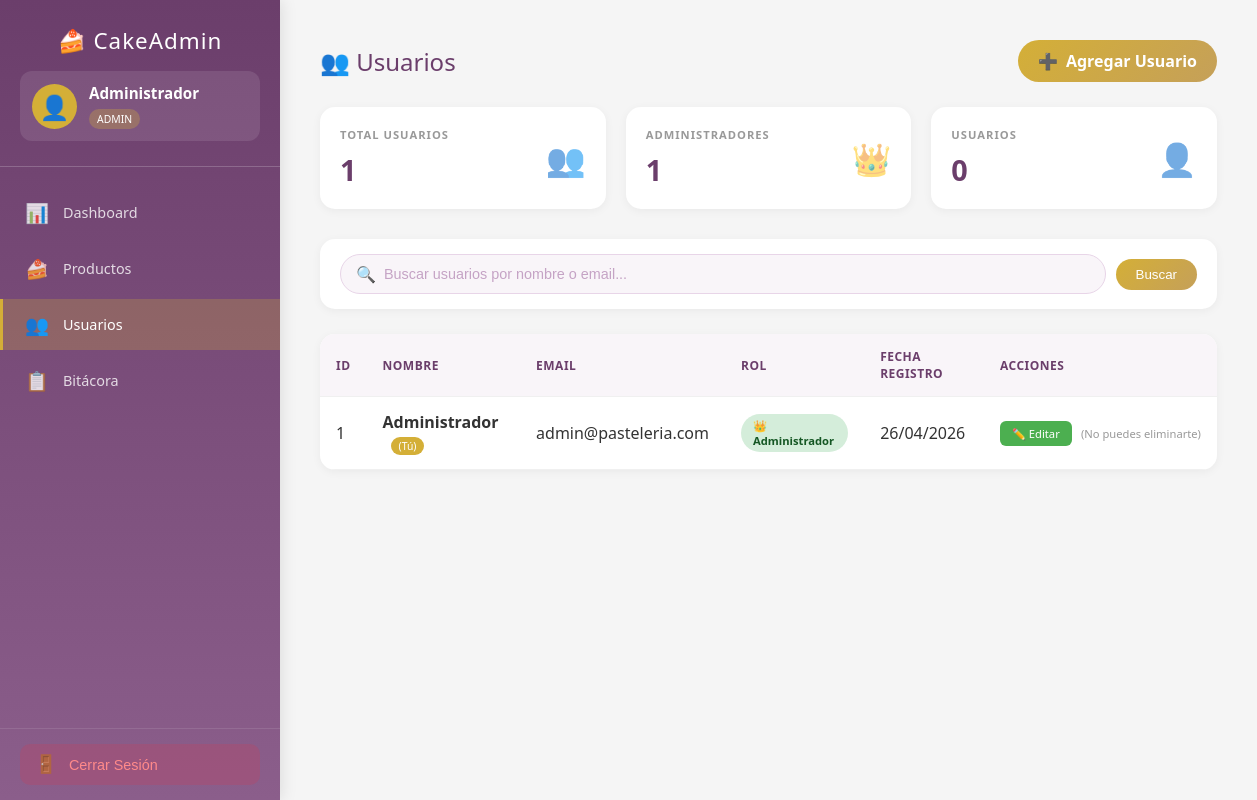
/src/pages/admin/usuarios_lista.php (signed in), run on the app's committed database.
### tables this page shows
CREATE TABLE IF NOT EXISTS usuarios (
    id INT AUTO_INCREMENT PRIMARY KEY,
    nombre VARCHAR(100) NOT NULL,
    email VARCHAR(100) UNIQUE NOT NULL,
    password VARCHAR(255) NOT NULL,
    rol ENUM('admin', 'usuario') DEFAULT 'usuario',
    created_at TIMESTAMP DEFAULT CURRENT_TIMESTAMP
);

### db/models/User.php (called while the page is built, shortened)
<?php
require_once __DIR__ . '/../config/database.php';
class User {
    private $conn;
    private $table = "usuarios";
    public function __construct() {
        $database = new Database();
        $this->conn = $database->getConnection();
    }
    public function getAll($search = '') {
        $query = "SELECT id, nombre, email, rol, created_at FROM " . $this->table;
        $query .= " ORDER BY id DESC";
        $stmt = $this->conn->prepare($query);
        $stmt->execute();
        return $stmt->fetchAll(PDO::FETCH_ASSOC);
    }
}
?>

### db/config/database.php (called while the page is built, shortened)
<?php
class Database {
    private $host = "localhost";
    private $db_name = "pasteleria";
    private $username = "root";
    private $password = "";
    public function getConnection() {
        $this->conn = null;
        try {
            $this->conn = new PDO("mysql:host=" . $this->host . ";dbname=" . $this->db_name,
                                  $this->username, $this->password);
            $this->conn->setAttribute(PDO::ATTR_ERRMODE, PDO::ERRMODE_EXCEPTION);
            $this->conn->exec("set names utf8");
            $this->conn->exec("SET time_zone = '-06:00'");
        } catch(PDOException $exception) {
            echo "Error de conexión: " . $exception->getMessage();
        }
        return $this->conn;
    }
}
?>

### src/pages/admin/usuarios_lista.php (the view, shortened to what this page needs)
<?php
require_once '../../../db/models/User.php';
$userModel = new User();
$search = isset($_GET['search']) ? $_GET['search'] : '';
$usuarios = $userModel->getAll($search);
$total = count($usuarios);
$admins = count(array_filter($usuarios, function($u) { return $u['rol'] == 'admin'; }));
$usuarios_normales = $total - $admins;
?>
<!DOCTYPE html>
<html lang="es">
<head>
    <link rel="stylesheet" href="../../../assets/css/sidebar.css">
    <link rel="stylesheet" href="../../../assets/css/dashboard.css">
    <link rel="stylesheet" href="../../../assets/css/usuarios.css">
</head>
<body>
    <div class="admin-layout">
        <?php include_once '../../components/sidebar.php'; ?>
        <main class="main-content">
            <div class="usuarios-container">
                <div class="page-header">
                    <h1>👥 Usuarios</h1>
                    <a href="usuarios.php" class="btn-add">
                        <span>➕</span> Agregar Usuario
                    </a>
                </div>
                <div class="stats-grid">
                    <div class="stat-card">
                        <div class="stat-info">
                            <h3>Total Usuarios</h3>
                            <div class="number"><?php echo $total; ?></div>
                        </div>
                        <div class="stat-icon">👥</div>
                    </div>
                    <div class="stat-card">
                        <div class="stat-info">
                            <h3>Administradores</h3>
                            <div class="number"><?php echo $admins; ?></div>
                        </div>
                        <div class="stat-icon">👑</div>
                    </div>
                    <div class="stat-card">
                        <div class="stat-info">
                            <h3>Usuarios</h3>
                            <div class="number"><?php echo $usuarios_normales; ?></div>
                        </div>
                        <div class="stat-icon">👤</div>
                    </div>
                </div>
                <div class="search-bar">
                    <div class="search-input-wrapper">
                        <span class="search-icon">🔍</span>
                        <input type="text" id="searchInput" placeholder="Buscar usuarios por nombre o email..." value="<?php echo htmlspecialchars($search); ?>">
                    </div>
                    <button onclick="buscarUsuarios()" class="btn-search">Buscar</button>
                </div>
                <div class="table-container">
                    <div class="table-responsive">
                        <table id="usuariosTable">
                            <thead>
                                <tr>
                                    <th>ID</th>
                                    <th>Nombre</th>
                                    <th>Email</th>
                                    <th>Rol</th>
                                    <th>Fecha Registro</th>
                                    <th>Acciones</th>
                                </tr>
                            </thead>
                            <tbody>
                                <?php if(count($usuarios) > 0): ?>
                                    <?php foreach($usuarios as $u): ?>
                                    <tr>
                                        <td><?php echo $u['id']; ?></td>
                                        <td>
                                            <strong><?php echo htmlspecialchars($u['nombre']); ?></strong>
                                            <?php if($u['id'] == $_SESSION['user_id']): ?>
                                                <span class="badge-actual">(Tú)</span>
                                            <?php endif; ?>
                                        </td>
                                        <td><?php echo htmlspecialchars($u['email']); ?></td>
                                        <td>
                                            <span class="badge-rol <?php echo $u['rol']; ?>">
                                                <?php echo $u['rol'] == 'admin' ? '👑 Administrador' : '👤 Usuario'; ?>
                                            </span>
                                        </td>
                                        <td><?php echo date('d/m/Y', strtotime($u['created_at'])); ?></td>
                                        <td class="acciones">
                                            <a href="usuarios.php?id=<?php echo $u['id']; ?>" class="btn-edit">✏️ Editar</a>
                                            <?php if($u['id'] != $_SESSION['user_id']): ?>
                                                <button class="btn-delete" onclick="eliminarUsuario(<?php echo $u['id']; ?>, '<?php echo htmlspecialchars($u['nombre']); ?>')">🗑️ Eliminar</button>
                                            <?php else: ?>
                                                <span class="text-muted">(No puedes eliminarte)</span>
                                            <?php endif; ?>
                                        </td>
                                    </tr>
                                    <?php endforeach; ?>
                                <?php else: ?>
                                    <tr>
                                        <td colspan="6" class="empty-row">No hay usuarios registrados</td>
                                    </tr>
                                <?php endif; ?>
                            </tbody>
                        </table>
                    </div>
                </div>
            </div>
        </main>
    </div>
</body>
</html>

### src/components/sidebar.php (shortened to what this page needs)
<?php
$current_page = basename($_SERVER['PHP_SELF']);
?>
<aside class="sidebar">
    <div class="sidebar-header">
        <h2>🍰 CakeAdmin</h2>
        <div class="user-info">
            <div class="user-avatar">👤</div>
            <div class="user-details">
                <span class="user-name"><?php echo htmlspecialchars($_SESSION['user_nombre']); ?></span>
                <span class="user-role-badge"><?php echo $_SESSION['user_rol']; ?></span>
            </div>
        </div>
    </div>
    <ul class="sidebar-menu">
        <li class="<?php echo $current_page == 'dashboard.php' ? 'active' : ''; ?>">
            <a href="dashboard.php">
                <span class="icon">📊</span>
                <span>Dashboard</span>
            </a>
        </li>
        <li class="<?php echo $current_page == 'productos.php' ? 'active' : ''; ?>">
            <a href="productos.php">
                <span class="icon">🍰</span>
                <span>Productos</span>
            </a>
        </li>
        <li class="<?php echo $current_page == 'usuarios_lista.php' || $current_page == 'usuarios.php' ? 'active' : ''; ?>">
            <a href="usuarios_lista.php">
                <span class="icon">👥</span>
                <span>Usuarios</span>
            </a>
        </li>
        <li class="<?php echo $current_page == 'bitacora.php' ? 'active' : ''; ?>">
            <a href="bitacora.php">
                <span class="icon">📋</span>
                <span>Bitácora</span>
            </a>
        </li>
    </ul>
    <div class="sidebar-footer">
        <button onclick="cerrarSesion()" class="sidebar-logout">
            <span class="icon">🚪</span>
            <span>Cerrar Sesión</span>
        </button>
    </div>
</aside>

### assets/css/sidebar.css (style rules this page uses)
.sidebar { width: 280px; background: linear-gradient(180deg, #6B3E6B 0%, #8B5E8B 100%); color: white; position: fixed; top: 0; left: 0; height: 100vh; overflow-y: auto; box-shadow: 2px 0 15px rgba(0,0,0,0.1); transition: transform 0.3s ease; z-index: 1000; display: flex; flex-direction: column; }
.sidebar-header { padding: 25px 20px; text-align: center; border-bottom: 1px solid rgba(255,255,255,0.2); }
.sidebar-header h2 { font-size: 1.4rem; margin-bottom: 15px; font-weight: 500; letter-spacing: 1px; }
.user-info { display: flex; align-items: center; gap: 12px; background: rgba(255,255,255,0.1); padding: 12px; border-radius: 12px; margin-top: 10px; }
.user-avatar { width: 45px; height: 45px; background: #D4AF37; border-radius: 50%; display: flex; align-items: center; justify-content: center; font-size: 1.5rem; color: #6B3E6B; }
.user-details { flex: 1; text-align: left; }
.user-name { display: block; font-size: 0.95rem; font-weight: 600; margin-bottom: 3px; }
.user-role-badge { display: inline-block; background: rgba(212, 175, 55, 0.3); padding: 3px 8px; border-radius: 15px; font-size: 0.65rem; font-weight: 500; text-transform: uppercase; }
.sidebar-menu { list-style: none; padding: 20px 0; margin: 0; flex: 1; }
.sidebar-menu li { margin-bottom: 5px; }
.sidebar-menu li a { display: flex; align-items: center; padding: 12px 20px; color: rgba(255,255,255,0.8); text-decoration: none; transition: all 0.3s ease; gap: 12px; font-size: 0.9rem; font-weight: 500; border-left: 3px solid transparent; }
.sidebar-menu li.active a { background: rgba(212, 175, 55, 0.25); color: white; border-left-color: #D4AF37; }
.sidebar-menu li a .icon { font-size: 1.2rem; width: 28px; text-align: center; }
.sidebar-footer { padding: 15px 20px; border-top: 1px solid rgba(255,255,255,0.1); margin-top: auto; }
.sidebar-logout { display: flex; align-items: center; gap: 12px; width: 100%; padding: 10px 15px; background: rgba(220, 53, 69, 0.2); color: #ff8a8a; border: none; border-radius: 10px; cursor: pointer; font-size: 0.9rem; font-weight: 500; transition: all 0.3s ease; }
.sidebar-logout .icon { font-size: 1.1rem; }

### assets/css/usuarios.css (style rules this page uses)
.usuarios-container { padding: 20px; }
.page-header { display: flex; justify-content: space-between; align-items: center; margin-bottom: 25px; flex-wrap: wrap; gap: 15px; }
.page-header h1 { color: #6B3E6B; font-size: 1.5rem; font-weight: 500; }
.btn-add { background: linear-gradient(135deg, #D4AF37 0%, #C5A059 100%); color: white; border: none; padding: 10px 20px; border-radius: 25px; cursor: pointer; font-weight: bold; transition: all 0.3s ease; display: inline-flex; align-items: center; gap: 8px; text-decoration: none; }
.stats-grid { display: grid; grid-template-columns: repeat(auto-fit, minmax(200px, 1fr)); gap: 20px; margin-bottom: 30px; }
.stat-card { background: white; padding: 20px; border-radius: 15px; display: flex; justify-content: space-between; align-items: center; box-shadow: 0 2px 10px rgba(0,0,0,0.05); }
.stat-card .stat-info h3 { font-size: 0.7rem; color: #999; margin-bottom: 8px; text-transform: uppercase; }
.stat-card .stat-info .number { font-size: 1.8rem; font-weight: bold; color: #6B3E6B; }
.stat-card .stat-icon { font-size: 2rem; opacity: 0.6; }
.search-bar { background: white; padding: 15px 20px; border-radius: 15px; margin-bottom: 25px; display: flex; gap: 10px; align-items: center; box-shadow: 0 2px 10px rgba(0,0,0,0.05); }
.table-container { background: white; border-radius: 15px; overflow-x: auto; box-shadow: 0 2px 10px rgba(0,0,0,0.05); }
table { width: 100%; min-width: 700px; border-collapse: collapse; }
th, td { padding: 14px 16px; text-align: left; border-bottom: 1px solid #f0f0f0; }
th { background: #f9f5f9; color: #6B3E6B; font-weight: 600; font-size: 0.75rem; text-transform: uppercase; }
.badge-rol { display: inline-block; padding: 4px 12px; border-radius: 20px; font-size: 0.7rem; font-weight: bold; }
.badge-rol.admin { background: #d4edda; color: #155724; }
.badge-actual { display: inline-block; background: #D4AF37; color: white; padding: 2px 8px; border-radius: 15px; font-size: 0.65rem; margin-left: 8px; }
.text-muted { color: #999; font-size: 0.7rem; }
.acciones { white-space: nowrap; }
.btn-edit { background: #4CAF50; color: white; border: none; padding: 5px 12px; border-radius: 6px; cursor: pointer; text-decoration: none; display: inline-block; margin-right: 5px; font-size: 0.7rem; }

### data on the page
usuarios: rol "1", rol "0", id "1", nombre "Administrador", shows "(Tú)", email "admin@pasteleria.com", shows "👑 Administrador", created_at "26/04/2026", shows "(No puedes eliminarte)"

### other printed values
$_SESSION['user_nombre'] "Administrador"
$_SESSION['user_rol'] "ADMIN"
$total "1"
